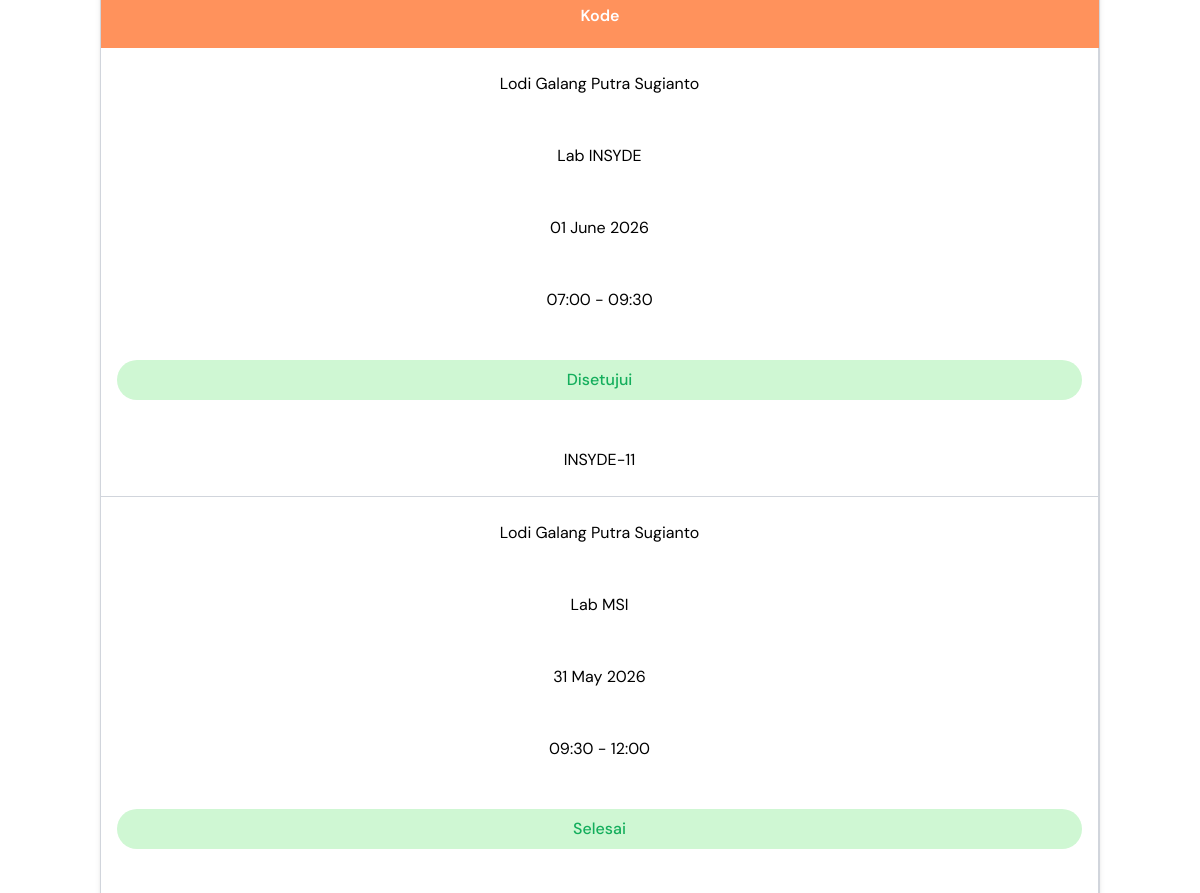
Before: /admin/index.php?page=riwayat_permohonan (signed in, middle part) with the older database file.
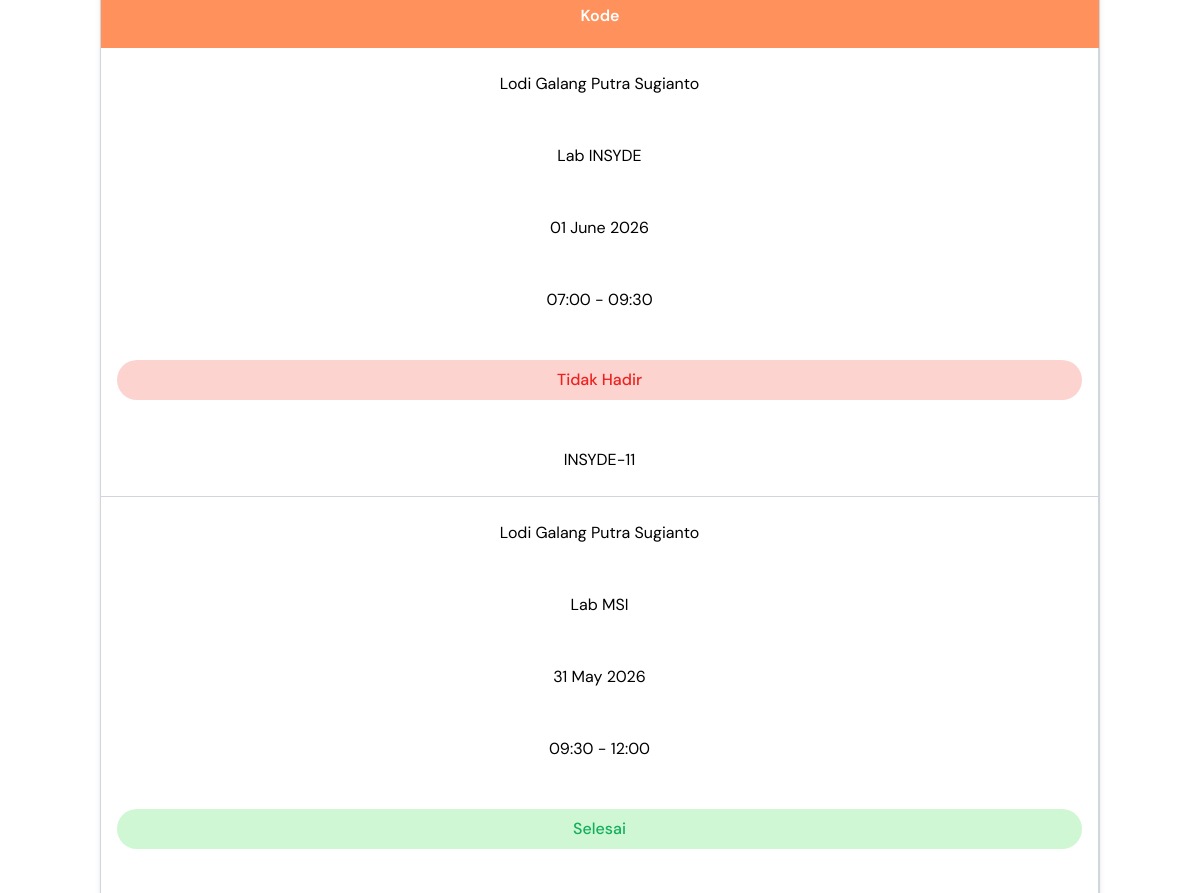
After: the same page with the newer database file.
### tables this page shows
CREATE TABLE `reservasi` (
  `id` int NOT NULL,
  `user_id` int NOT NULL,
  `jadwal_id` int NOT NULL,
  `kode_reservasi` varchar(100) DEFAULT NULL,
  `dosen_penanggung_jawab` varchar(100) NOT NULL,
  `kontak` varchar(30) NOT NULL,
  `keperluan` text NOT NULL,
  `berkas` varchar(255) DEFAULT NULL,
  `status` enum('Pending','Disetujui','Ditolak','Dibatalkan','Belum Ambil Kunci','Sedang Berlangsung','Selesai','Tidak Hadir') DEFAULT 'Pending',
  `created_at` timestamp NULL DEFAULT CURRENT_TIMESTAMP,
  `alasan_pembatalan` text,
  `email_h1_dikirim` datetime DEFAULT NULL
);

CREATE TABLE `users` (
  `id` int NOT NULL,
  `nama` varchar(100) NOT NULL,
  `email` varchar(100) NOT NULL,
  `password` varchar(255) NOT NULL,
  `foto_profile` varchar(255) DEFAULT NULL,
  `role` enum('user','admin') NOT NULL DEFAULT 'user',
  `status` enum('mahasiswa','dosen') NOT NULL,
  `npm` varchar(20) DEFAULT NULL,
  `program_studi_id` int DEFAULT NULL,
  `created_at` timestamp NULL DEFAULT CURRENT_TIMESTAMP,
  `reset_otp` varchar(10) DEFAULT NULL,
  `reset_otp_expired` datetime DEFAULT NULL,
  `reset_token` varchar(255) DEFAULT NULL
);

CREATE TABLE `labs` (
  `id` int NOT NULL,
  `nama_lab` varchar(100) NOT NULL,
  `kode_lab` varchar(10) NOT NULL,
  `kategori` varchar(100) DEFAULT NULL,
  `lokasi` varchar(100) DEFAULT NULL,
  `luas` int DEFAULT NULL,
  `kapasitas` int DEFAULT '0',
  `fasilitas` text,
  `deskripsi` text,
  `gambar` varchar(255) DEFAULT NULL,
  `jam_buka` time NOT NULL,
  `jam_tutup` time NOT NULL,
  `status` enum('Tersedia','Perbaikan','Non-aktif') DEFAULT 'Tersedia',
  `created_at` timestamp NULL DEFAULT CURRENT_TIMESTAMP,
  `slug` varchar(255) DEFAULT NULL
);

CREATE TABLE `jadwal` (
  `id` int NOT NULL,
  `lab_id` int NOT NULL,
  `tanggal` date NOT NULL,
  `sesi` varchar(50) NOT NULL,
  `jam_mulai` time NOT NULL,
  `jam_selesai` time NOT NULL,
  `created_at` timestamp NULL DEFAULT CURRENT_TIMESTAMP
);

### admin/pages/riwayat_permohonan.php (the view, shortened to what the changed rows need)
<?php
include __DIR__ . '/../../config/config.php';
$limit = 10;
$pageNumber =
    isset($_GET['p'])
    ? (int) $_GET['p']
    : 1;
$offset =
    ($pageNumber - 1) * $limit;
$stmt =
    mysqli_prepare(
        $conn,
        "SELECT
            reservasi.id,
            reservasi.status,
            reservasi.kode_reservasi,
            users.nama,
            labs.nama_lab,
            jadwal.tanggal,
            jadwal.jam_mulai,
            jadwal.jam_selesai
        FROM reservasi
        JOIN users
        ON reservasi.user_id = users.id
        JOIN jadwal
        ON reservasi.jadwal_id = jadwal.id
        JOIN labs
        ON jadwal.lab_id = labs.id
        WHERE NOT reservasi.status = 'Pending'
        ORDER BY reservasi.id DESC
        LIMIT ? OFFSET ?"
    );
mysqli_stmt_bind_param(
    $stmt,
    "ii",
    $limit,
    $offset
);
mysqli_stmt_execute(
    $stmt
);
$result =
    mysqli_stmt_get_result(
        $stmt
    );
?>
<section class="mt-20 px-4 sm:px-6 lg:px-25 min-h-screen py-10">
    <div class="flex flex-col gap-10">
        <div class="
            border
        border-gray-300
            rounded-[10px]
            overflow-hidden
            bg-white
            md:shadow-md
            w-full
        ">
            <div class="hidden md:block">
                <div class="divide-y divide-gray-300">
                    <?php if (
                        mysqli_num_rows($result)
                        > 0
                    ): ?>
                        <?php while (
                            $item =
                            mysqli_fetch_assoc(
                                $result
                            )
                        ): ?>
                            <?php
                            $statusClass =
                                'bg-[#FDD3D0] text-[#EC221F]';
                            if (
                                $item['status']
                                == 'Sedang Berlangsung' || $item['status'] == 'Belum Ambil Kunci'
                            ) {
                                $statusClass =
                                    'bg-[#FFF1C2] text-[#BF6A02]';
                            } elseif (
                                $item['status']
                                == 'Disetujui' || $item['status'] == 'Selesai'
                            ) {
                                $statusClass =
                                    'bg-[#CFF7D3] text-[#14AE5C]';
                            }
                            ?>
                            <div class="
                                grid
                                grid-cols-6
                                items-stretch
                            ">
                                <div class="
                                    py-6
                                    px-4
                                    border-r
                                    border-gray-300
                                    flex
                                    items-center
                                    justify-center
                                    text-center
                                ">
                                    <?= htmlspecialchars(
                                        $item['nama']
                                    ) ?>
                                </div>
                                <div class="
                                    py-6
                                    px-4
                                    border-r
                                    border-gray-300
                                    flex
                                    items-center
                                    justify-center
                                    text-center
                                ">
                                    <?= htmlspecialchars(
                                        $item['nama_lab']
                                    ) ?>
                                </div>
                                <div class="
                                    py-6
                                    px-4
                                    border-r
                                    border-gray-300
                                    flex
                                    items-center
                                    justify-center
                                    text-center
                                    whitespace-nowrap
                                ">
                                    <?= date(
                                        'd F Y',
                                        strtotime(
                                            $item['tanggal']
                                        )
                                    ) ?>
                                </div>
                                <div class="
                                    py-6
                                    px-4
                                    border-r
                                    border-gray-300
                                    flex
                                    items-center
                                    justify-center
                                    text-center
                                    whitespace-nowrap
                                ">
                                    <?= substr(
                                        $item['jam_mulai'],
                                        0,
                                        5
                                    ) ?>
                                    -
                                    <?= substr(
                                        $item['jam_selesai'],
                                        0,
                                        5
                                    ) ?>
                                </div>
                                <div class="
                                    py-6
                                    px-4
                                    border-r
                                    border-gray-300
                                    flex
                                    justify-center
                                    items-center
                                ">
                                    <div class="
                                        flex
                                        justify-center
                                        items-center
                                        w-full
                                    ">
                                        <span class="
                                            px-4
                                            py-2
                                            rounded-full
                                            font-medium
                                            text-center
                                            w-full
                                            <?= $statusClass ?>
                                        ">
                                            <?php if ($item['status'] == 'Sedang Berlangsung' || $item['status'] == 'Belum Ambil Kunci'): ?>
                                                Sedang Berlangsung
                                            <?php elseif ($item['status'] == 'Disetujui' || $item['status'] == 'Selesai'): ?>
                                                <?= $item['status'] ?>
                                            <?php else: ?>             <?= $item['status'] ?>
                                            <?php endif; ?>
                                        </span>
                                    </div>
                                </div>
                                <div class="
                                    py-6
                                    px-4
                                    border-r
                                    border-gray-300
                                    flex
                                    items-center
                                    justify-center
                                    text-center
                                ">
                                    <?php if ($item['status'] !== 'Ditolak'): ?>
                                        <?= htmlspecialchars(
                                            $item['kode_reservasi']
                                        ) ?>         <?php else: ?> -
                                    <?php endif; ?>
                                </div>
                            </div>
                        <?php endwhile; ?>
                    <?php endif; ?>
                </div>
            </div>
        </div>
    </div>
</section>

Changed rows visible on the page:
changed reservasi "INSYDE-11": status "Disetujui" → "Tidak Hadir"
